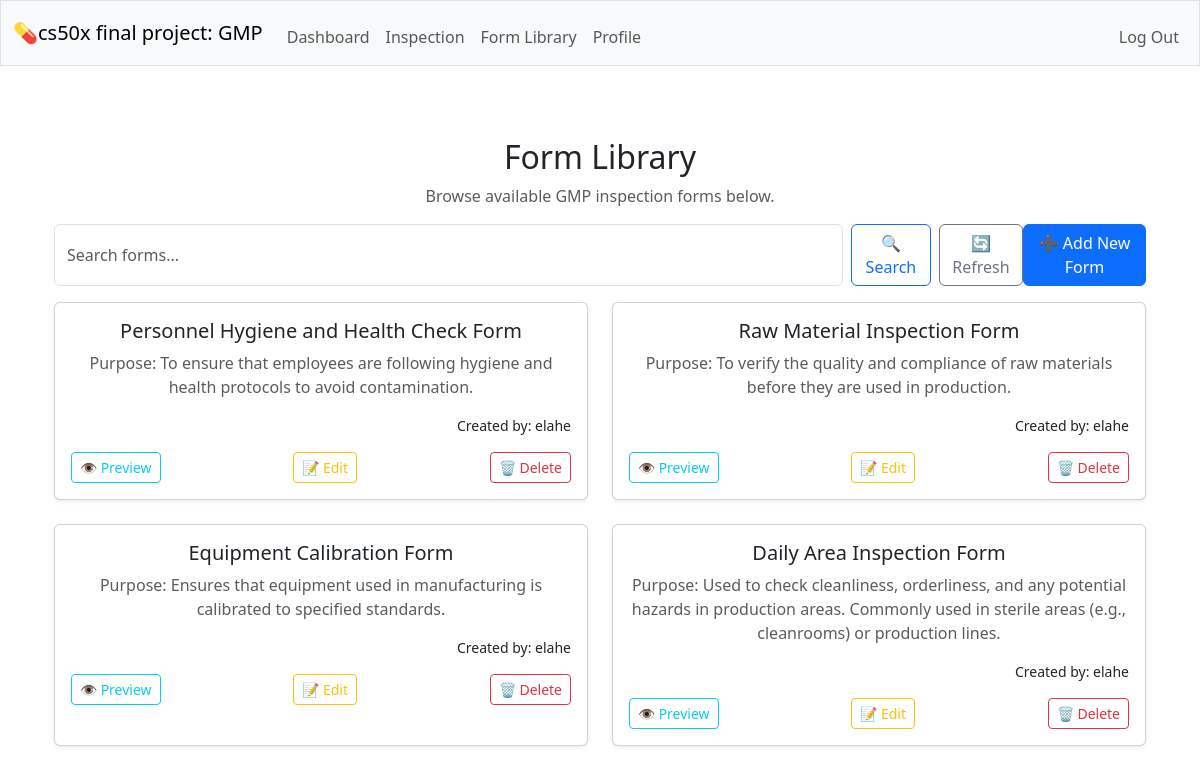
The page /forms_show (signed in) on the database as committed earlier.
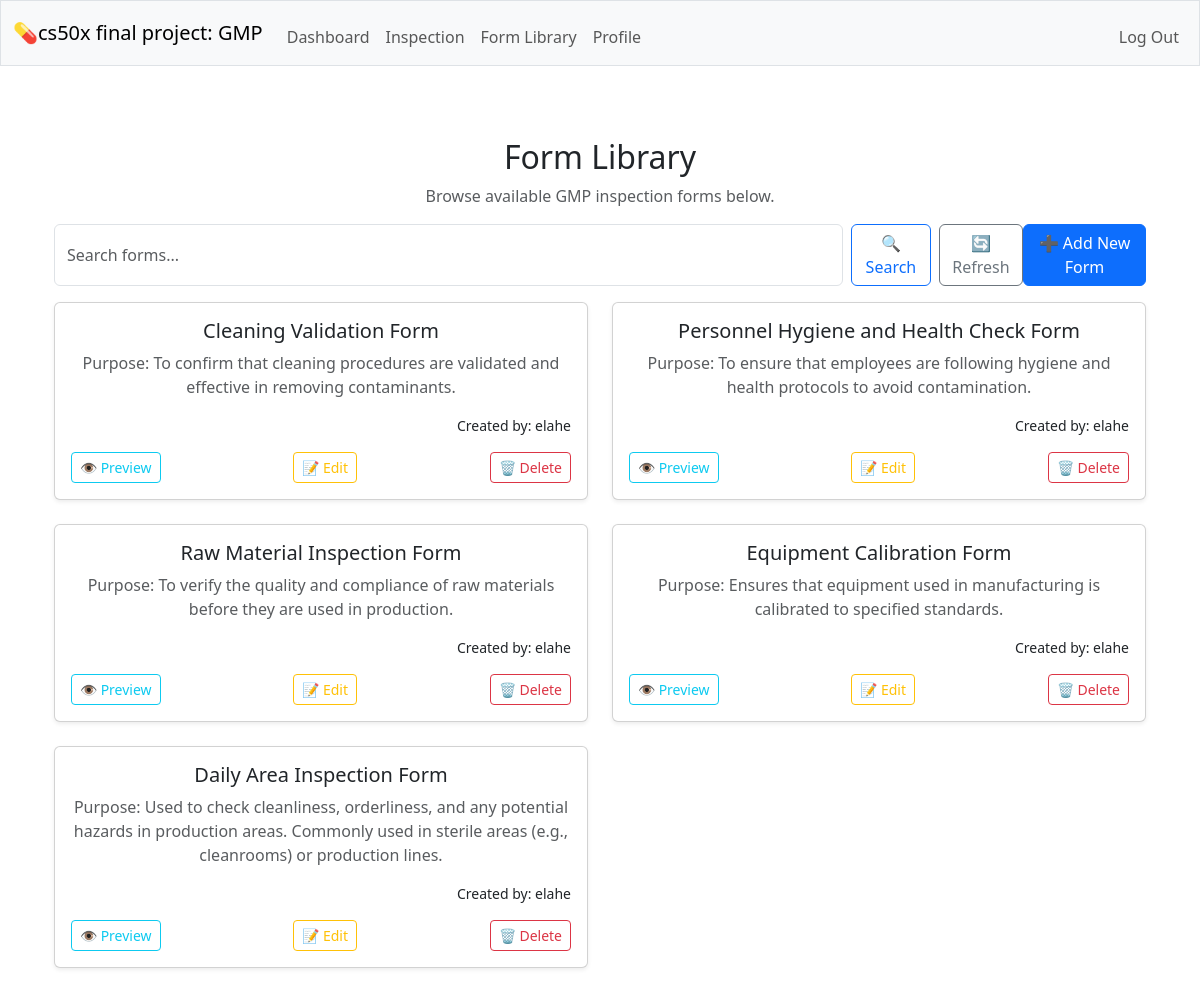
The same page on the database as committed later.
### tables this page shows
CREATE TABLE forms (id INTEGER PRIMARY KEY AUTOINCREMENT NOT NULL, name TEXT NOT NULL UNIQUE, description TEXT NOT NULL, created_by INTEGER NOT NULL, FOREIGN KEY (created_by) REFERENCES users(id) );

CREATE TABLE users (id INTEGER PRIMARY KEY AUTOINCREMENT NOT NULL, username TEXT NOT NULL UNIQUE, hash TEXT NOT NULL, role TEXT NOT NULL DEFAULT 'inspector', created_at DATETIME DEFAULT CURRENT_TIMESTAMP);

### app.py (the view)
@app.route("/forms_show", methods=["GET", "POST"])
@login_required
def forms_show():
    search_query = request.form.get("search") if request.method == "POST" else None
    if search_query:
        forms = db.execute(
            """SELECT forms.*, users.username AS created_by_name
               FROM forms JOIN users ON forms.created_by = users.id
               WHERE forms.name LIKE ? ORDER BY forms.id DESC""",
            f"%{search_query}%"
        )
    else:
        forms = db.execute(
            """SELECT forms.*, users.username AS created_by_name
               FROM forms JOIN users ON forms.created_by = users.id
               ORDER BY forms.id DESC"""
        )
    return render_template("forms_show.html", forms=forms)

### helpers.py (called while the page is built)
def login_required(f):
    @wraps(f)
    def decorated_function(*args, **kwargs):
        if session.get("user_id") is None:
            return redirect("/login")
        return f(*args, **kwargs)
    return decorated_function

### templates/forms_show.html (shortened to what this page needs)
{% extends "layout.html" %}
{% block main %}
<div class="container mt-4">
    <h2>Form Library</h2>
    <p class="text-muted">Browse available GMP inspection forms below.</p>
    <form method="POST" class="d-flex mb-3">
        <input name="search" class="form-control me-2" type="search" placeholder="Search forms..." aria-label="Search">
        <button class="btn btn-outline-primary me-2" type="submit">🔍 Search</button>
        <a href="/forms_show" class="btn btn-outline-secondary">🔄 Refresh</a>
            <a href="/forms_show/new" class="btn btn-primary ms-auto">➕ Add New Form</a>
    </form>
    {% if forms %}
        <div class="row row-cols-1 row-cols-md-2 g-4">
            {% for form in forms %}
            <div class="col">
                <div class="card h-100 shadow-sm">
                    <div class="card-body">
                        <h5 class="card-title">{{ form.name }}</h5>
                        <p class="card-text text-muted">{{ form.description }}</p>
                        <p class="text-end small">Created by: {{ form.created_by_name }}</p>
                        <div class="d-flex justify-content-between">
                            <a href="/forms_show/{{ form.id }}/preview" class="btn btn-outline-info btn-sm">👁️ Preview</a>
                            <a href="/forms_show/{{ form.id }}/edit" class="btn btn-outline-warning btn-sm">📝 Edit</a>
                            <form method="POST" action="/forms_show/{{ form.id }}/delete" onsubmit="return confirm('Are you sure you want to delete this form? This action cannot be undone.');" style="display:inline;">
                                <button type="submit" class="btn btn-outline-danger btn-sm">🗑️ Delete</button>
                            </form>
                        </div>
                    </div>
                </div>
            </div>
            {% endfor %}
        </div>
    {% else %}
        <p class="text-muted mt-4">No forms found.</p>
    {% endif %}
</div>
{% endblock %}

Rows that differ between the two databases and show on the page:
added forms: name "Cleaning Validation Form", description "Purpose: To confirm that cleaning procedures are validated and effective in removing contaminants.", created_by_name "elahe"
